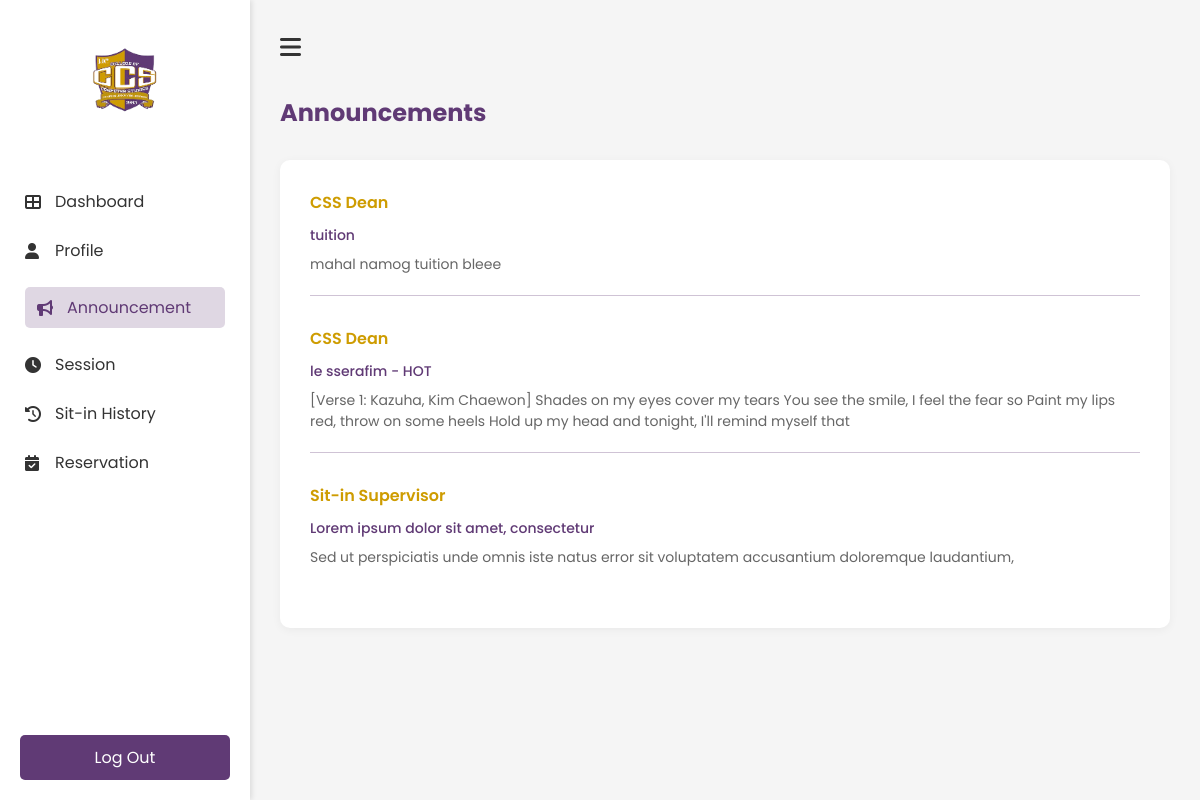
Screenshot of /Announcement with the database file from the repository.
### tables this page shows
CREATE TABLE announcements (
announcement_id integer primary key autoincrement,
admin_id integer not null,
title text not null,
message text not null,
created_at datetime default current_timestamp, author TEXT,
foreign key (admin_id) references admin(admin_id));

### app.py (the view)
@app.route('/Announcement')
def Announcement():
    with sqlite3.connect("users.db") as conn:
        cursor = conn.cursor()
        cursor.execute("""
            SELECT a.announcement_id, a.title, a.message, a.created_at, a.author
            FROM announcements a
            ORDER BY a.created_at DESC
        """)
        announcements = cursor.fetchall()
    return render_template('student/announcement.html', announcements=announcements)

### templates/student/announcement.html (shortened to what this page needs)
<!DOCTYPE html>
<html lang="en">
    <head>
        <link rel="stylesheet" href="{{ url_for('static', filename='student/announcement.css') }}">
        <link rel="stylesheet" href="https://cdnjs.cloudflare.com/ajax/libs/font-awesome/6.0.0-beta3/css/all.min.css">
    </head>
    <body>
        <div class="profile-container">
            <nav class="sidebar" id="sidebar">
                <div class="logo-container">
                    <img src="{{ url_for('static', filename='images/ccs.png') }}" alt="ccs logo" class="logo">
                </div>
                <ul class="nav-links">
                    <li><a href="{{ url_for('Dashboard') }}"><i class="fas fa-th-large"></i>Dashboard</a></li>
                    <li><a href="{{ url_for('Profile') }}"><i class="fas fa-user"></i>Profile</a></li>
                    <li><a href="{{ url_for('Announcement') }}" class="active"><i class="fas fa-bullhorn"></i>Announcement</a></li>
                    <li><a href="{{ url_for('Session') }}"><i class="fas fa-clock"></i>Session</a></li>
                    <li><a href="{{ url_for('History') }}"><i class="fas fa-history"></i>Sit-in History</a></li>
                    <li><a href="{{ url_for('Reservation') }}"><i class="fas fa-calendar-check"></i>Reservation</a></li>
                </ul>
                <div class="logout-section">
                    <a href="{{ url_for('logout') }}" class="logout-btn"></i>Log Out</a>
                </div>
            </nav>
            <main class="main-content">
                <div class="top-bar">
                    <button id="sidebar-toggle" class="hamburger-btn"><i class="fas fa-bars"></i></button>
                </div>
                <h1 class="header">Announcements</h1>
                <div class="announcements-card">
                    {% for announcement in announcements %}
                    <div class="announcement-item">
                        <h3 class="author">{{ announcement[4] }}</h3>
                        <div class="announcement-content">
                            <h4 class="title">{{ announcement[1] }}</h4>
                            <p>{{ announcement[2] }}</p>
                        </div>
                        <div class="divider"></div>
                    </div>
                    {% endfor %}
                </div>
    </body>
</html>

### static/student/announcement.css (style rules this page uses)
* { margin: 0; padding: 0; box-sizing: border-box; font-family: 'Poppins', sans-serif; }
body { background-color: #f5f5f5; }
.sidebar { width: 250px; height: 100vh; position: fixed; left: 0; top: 0; background-color: white; padding: 20px 0; transition: all 0.3s ease; box-shadow: 2px 0 5px rgba(0, 0, 0, 0.1); z-index: 1000; }
.main-content { margin-left: 250px; transition: all 0.3s ease; width: calc(100% - 250px); padding: 20px; }
.logo-container { text-align: center; padding: 20px 0; }
.logo { width: 80px; height: auto; }
.nav-links { list-style: none; padding: 0; margin-top: 30px; }
.nav-links li { padding: 12px 25px; }
.nav-links li a { color: #333; text-decoration: none; display: flex; align-items: center; transition: 0.3s; }
.nav-links li a:hover, .nav-links li a.active { padding: 8px 12px; border-radius: 5px; color: #603A75; background-color: rgba(96, 58, 117, 0.2); }
.nav-links li a i { margin-right: 10px; width: 20px; }
.nav-links li a:hover, .nav-links li a.active { color: #603A75; }
.logout-section { position: absolute; bottom: 20px; width: 100%; padding: 0 20px; }
.logout-btn { display: block; width: 100%; padding: 10px; background-color: #603A75; color: white; text-align: center; text-decoration: none; border-radius: 5px; transition: 0.3s; }
.main-content { flex: 1; padding: 20px; transition: all 0.3s ease; }
.top-bar { display: flex; align-items: center; margin-bottom: 30px; }
.hamburger-btn { background: none; border: none; font-size: 24px; cursor: pointer; margin-right: 15px; color: #333; }
.main-content { padding: 30px; }
.main-content h1 { color: #603A75; margin-bottom: 30px; font-size: 24px; }
.announcements-card { background: white; border-radius: 10px; padding: 30px; box-shadow: 0 2px 10px rgba(0, 0, 0, 0.05); }
.announcement-item { margin-bottom: 30px; }
.author { color: #CE9C01; font-size: 16px; font-weight: 600; margin-bottom: 10px; }
.announcement-content { margin-bottom: 20px; }
.title { color: #603A75; font-size: 14px; font-weight: 500; margin-bottom: 8px; }
.announcement-content p { color: #666; font-size: 14px; line-height: 1.5; }
.divider { height: 1px; background-color: #603A75; opacity: 0.3; margin: 20px 0; width: 100%; }

### rows the page displays
announcements: author "CSS Dean", title "tuition", message "mahal namog tuition bleee"
announcements: author "CSS Dean", title "le sserafim - HOT", message "[Verse 1: Kazuha, Kim Chaewon] Shades on my eyes cover my tears You see the smile, I feel the fear so Paint my lips red, throw on some heels Hold up my head and tonight, I'll remind myself that"
announcements: author "Sit-in Supervisor", title "Lorem ipsum dolor sit amet, consectetur", message "Sed ut perspiciatis unde omnis iste natus error sit voluptatem accusantium doloremque laudantium,"
